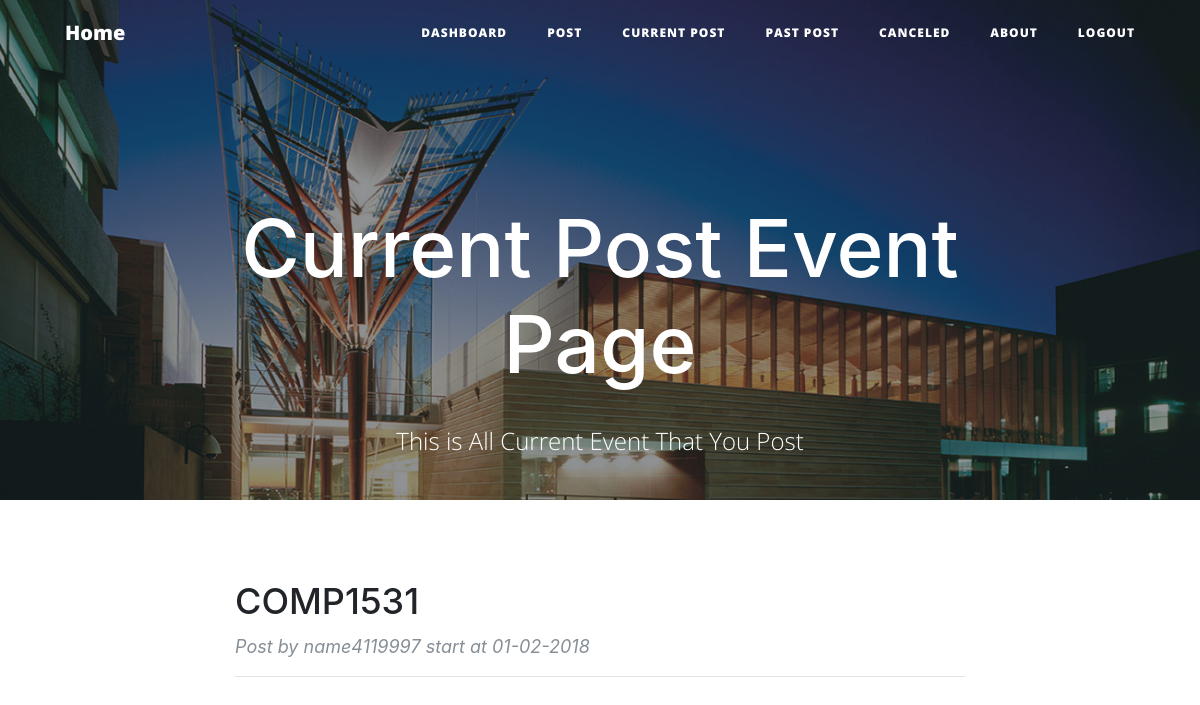
The page /currpost/ (signed in) on the database as committed earlier.
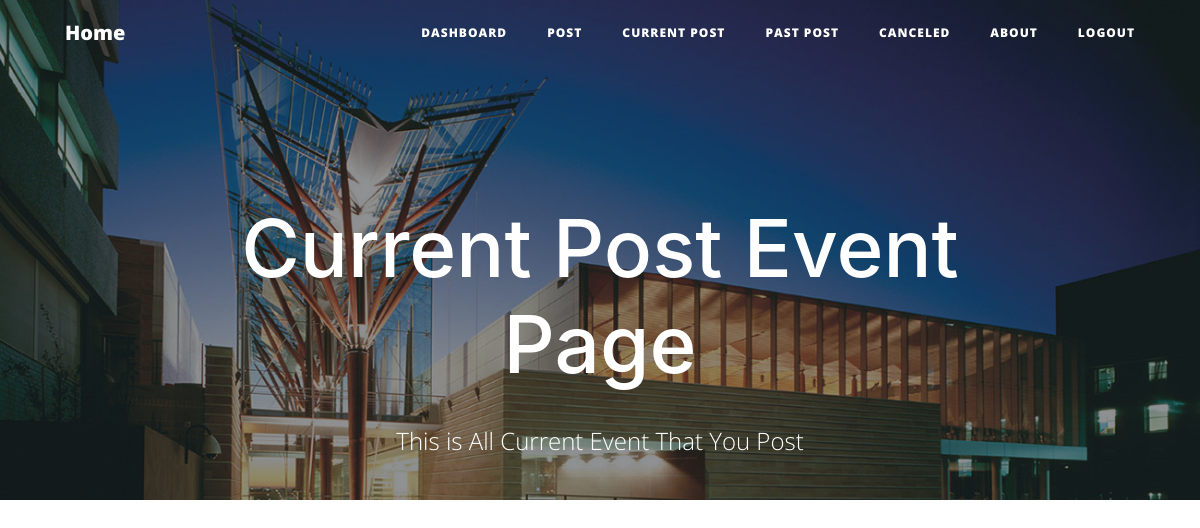
The same page on the database as committed later.
### event.py (models this page shows, shortened)
class Event(db.Model):
    __tablename__ = 'events'
    event_id = db.Column(db.Integer, primary_key=True)
    title = db.Column(db.String(120))
    details = db.Column(db.UnicodeText)
    start = db.Column(db.String(80))
    end = db.Column(db.String(80))
    capacity = db.Column(db.Integer)
    status = db.Column(db.String(80))
    creater = db.Column(db.String(80))
    users = db.relationship('User',secondary=event_realation,
                            backref=db.backref('event_users_all', lazy='dynamic'))

### route.py (the view)
@app.route('/currpost/',methods = ['POST','GET'])
@login_required
def currpost():
    events = Event.query.filter_by(creater = current_user.name).all()
    return render_template('currpost.html',events = events)

### event.py (called while the page is built)
    @property
    def is_authenticated(self):
        return True

    @property
    def is_anonymous(self):
        return False

### server.py (called while the page is built)
@login_manager.user_loader
def load_user(user_id):
    return User.query.get(int(user_id))

### templates/currpost.html
{% extends 'base.html' %}
{% block body %}
<header class="masthead" style="background-image: url('{{ url_for('static',filename='asb-unsw-campus-53.jpg')}}'); width: auto; height:500px;">
    <div class="overlay"></div>
    <div class="container">
        <div class="row">
            <div class="col-lg-8 col-md-10 mx-auto">
                <div class="site-heading">
                    <h1>Current Post Event Page</h1>
                    <span class="subheading"></br>This is All Current Event That You Post</span>
                </div>
            </div>
        </div>
    </div>
</header>
<div class="container">
    <div class="row">
        <div class="col-lg-8 col-md-10 mx-auto">
            {% for event in events %}
                {% if event.status == 'OPEN' %}
                    <div class="post-preview">
                        <a href="{{ url_for('info', eventId = event.event_id) }}">
                            <h2 class="post-title">
                                {{event.title}}
                            </h2>
                        </a>
                        <p class="post-meta">Post by {{ event.creater }} start at {{ event.start }}</p>
                    </div>
                    <hr>
                {% endif %}
            {% endfor %}
        </div>
    </div>
</div>
{% endblock %}

Rows that differ between the two databases and show on the page:
removed Event: title "COMP1531", creater "name4119997", start "01-02-2018"
